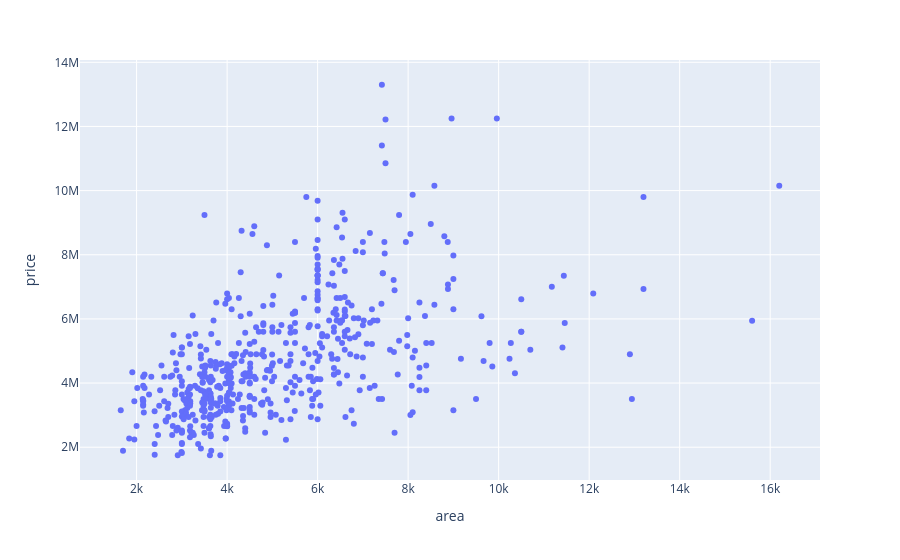

Notebook code for this chart:
### Code cell
# Scatter plot
df.plot.scatter(x="area", y="price")

### Figure 1 — Plotly figure (JSON) as saved in the notebook; plotly's stock layout.template omitted (floating-point values rounded to 4 significant figures; data arrays with more than 128 entries replaced by an {"elided": "..."} marker saying what was removed)
{"data": [{"hovertemplate": "area=%{x}<br>price=%{y}<extra></extra>", "legendgroup": "", "marker": {"color": "#636efa", "symbol": "circle"}, "mode": "markers", "name": "", "orientation": "v", "showlegend": false, "type": "scatter", "x": {"elided": "545 int values"}, "xaxis": "x", "y": {"elided": "545 int values"}, "yaxis": "y"}], "layout": {"legend": {"tracegroupgap": 0}, "margin": {"t": 60}, "xaxis": {"anchor": "y", "domain": [0, 1], "title": {"text": "area"}}, "yaxis": {"anchor": "x", "domain": [0, 1], "title": {"text": "price"}}}}
